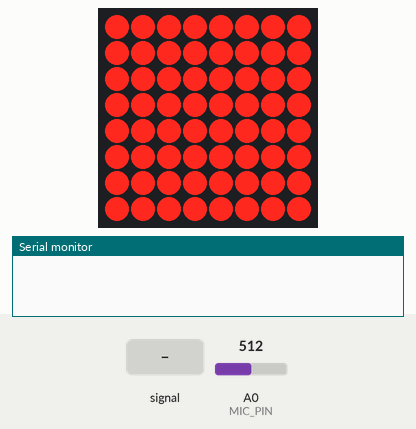
Recording of a sketch running on a simulated Arduino Uno, built with avr-gcc and run on an emulated ATmega328P. Parts: 8×8 LED matrix, the last lines printed to the serial monitor. Inputs (shaded band) come from the test bench; at power-on: A0 (MIC_PIN) = 512.

Above: at 0.1 s.
1.6 s: A0 (MIC_PIN) fed a 2 Hz sine of ±306 counts around its level
At 1.8 s:
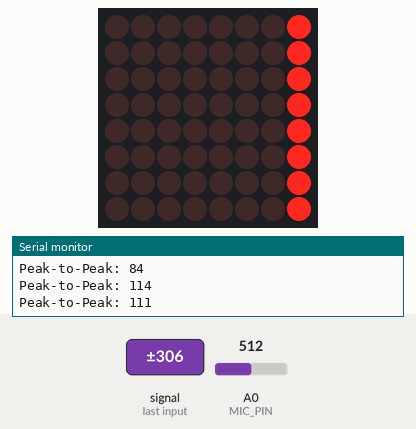
4.1 s: A0 (MIC_PIN) set to 716
At 4.7 s:
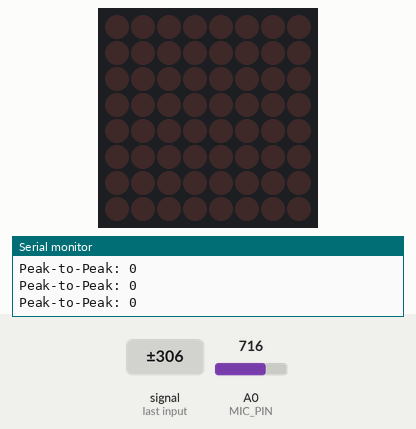
5.9 s: A0 (MIC_PIN) fed a 2 Hz sine of ±306 counts around its level
At 6.4 s:
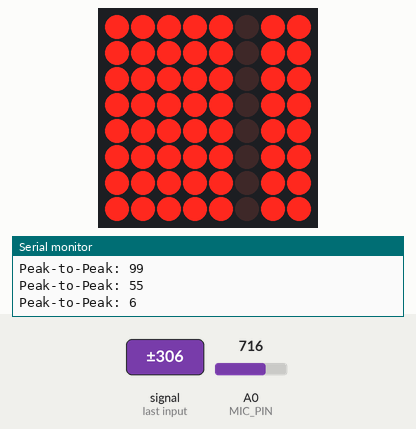
8.7 s: A0 (MIC_PIN) set to 900
At 8.91 s:
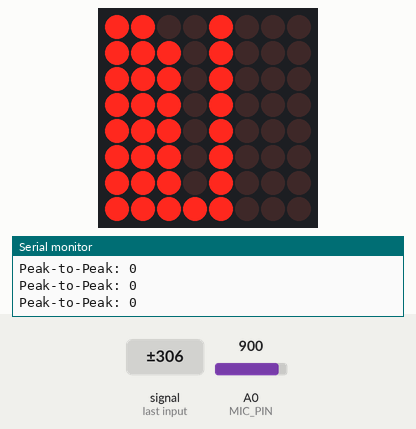
Timing chart, 0 to 11.5 s (numbered marks = the images above; inputs shaded):
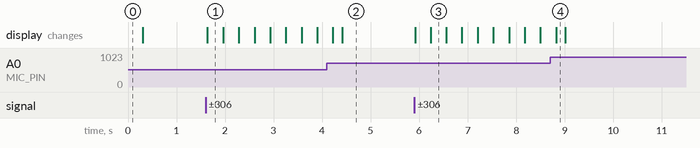

The sketch:

arduino_project_audio_visualizer_8x8_sound_sensor.ino
```cpp
#include <LedControl.h>

// MAX7219 Pins
const int DIN_PIN = 11;
const int CS_PIN  = 10;
const int CLK_PIN = 13;

// Microphone Sensor Pin
const int MIC_PIN = A0;

LedControl lc = LedControl(DIN_PIN, CLK_PIN, CS_PIN, 1);

static int history[8] = {0};

const int NOISE_FLOOR = 14;

void setup() {
  Serial.begin(9600);

  lc.shutdown(0, false);
  lc.setIntensity(0, 8);
  lc.clearDisplay(0);

  for (int row = 0; row < 8; row++) {
    lc.setRow(0, row, 0xFF);
  }
  delay(300);
  lc.clearDisplay(0);
}

void loop() {
  int signalMax = 0;
  int signalMin = 1024;

  unsigned long startMillis = millis();
  while (millis() - startMillis < 30) {
    int sample = analogRead(MIC_PIN);
    if (sample > signalMax) signalMax = sample;
    if (sample < signalMin) signalMin = sample;
  }

  int peakToPeak = signalMax - signalMin;

  Serial.print("Peak-to-Peak: ");
  Serial.println(peakToPeak);

  int barHeight = 0;

  if (peakToPeak > NOISE_FLOOR) {
    barHeight = map(peakToPeak, NOISE_FLOOR + 1, 45, 1, 8);
    barHeight = constrain(barHeight, 0, 8);
  }

  for (int i = 0; i < 7; i++) {
    history[i] = history[i + 1];
  }
  history[7] = barHeight;

  for (int col = 0; col < 8; col++) {
    byte columnBits = 0;

    for (int bit = 0; bit < history[col]; bit++) {
      columnBits |= (1 << bit);
    }

    lc.setColumn(0, col, columnBits);
  }
}
```

Measured:
- after the input at 1.6 s, the display: changes at once (image 1)
- after the input at 4.1 s, the display: first changes after 0.12 s (image 2 shows a later state)
- after the input at 5.9 s, the display: first changes at once (image 3 shows a later state)
- after the input at 8.7 s, the display: changes after 0.12 s (image 4)
